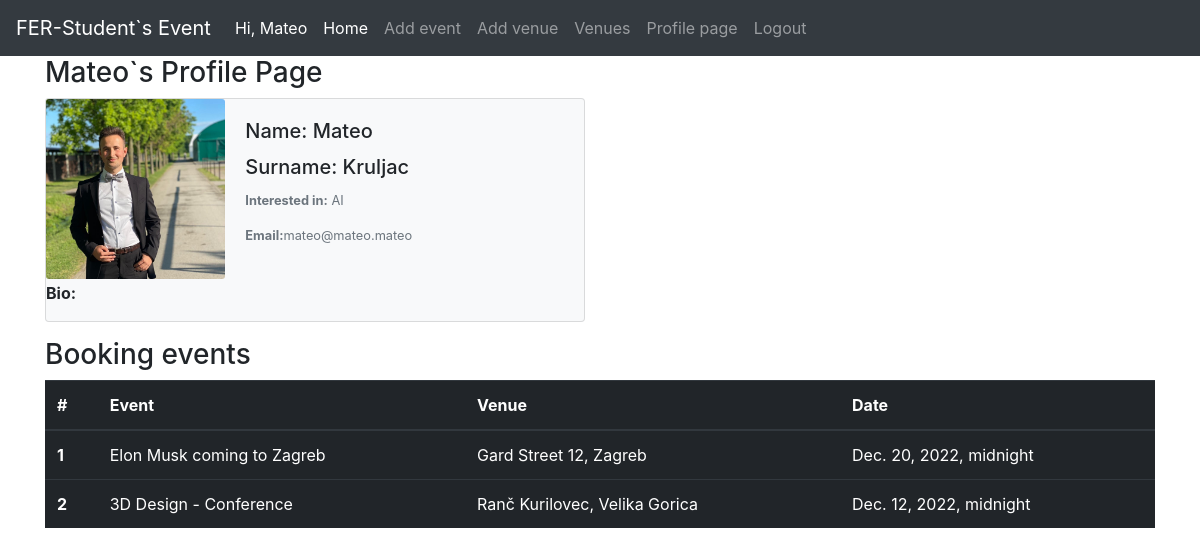
Screenshot of /members/student-profile/5 (signed in) with the database file from the repository.
### events/models.py (models this page shows, shortened)
class Student(models.Model):
    student_user = models.OneToOneField(User,on_delete = models.CASCADE,null = True)
    student_image = models.ImageField("Image",blank = True,upload_to = "images/")
    student_tag = models.ManyToManyField(Tag,related_name = "student_tag")
    student_bio = RichTextField(blank = True)
    student_linkedin = models.URLField("Linkedin URL",blank = True)

class Tag(models.Model):
    name = models.CharField("Tag name",max_length = 100)
    def __str__(self):
        return self.name

class Event(models.Model):
    event_title = models.CharField("Title",max_length = 100,blank = False,null = False)
    event_venue = models.ForeignKey(Venue,on_delete = models.CASCADE)
    event_started = models.TimeField("Start",blank = False,null = False)
    event_tag = models.ManyToManyField(Tag,related_name = "tags_for_event",blank = True,null = True)
    event_ended = models.TimeField("End",blank = True,null = True)
    event_date = models.DateTimeField("Date",blank = False)
    event_capacitety = models.IntegerField(blank = False)
    event_description =RichTextField()
    event_manager = models.ForeignKey(User,on_delete = models.CASCADE)
    event_booking = models.ManyToManyField(User,related_name = "booking_event", blank = True)
    event_website = models.URLField("URL",max_length = 100,blank = True,null = True)
    event_email = models.EmailField("Email",blank = False)

class Venue(models.Model):
    venue_name = models.CharField("Venue",max_length = 120,blank = False)
    venue_address = models.CharField(max_length = 120,blank = False)
    venue_owner = models.ForeignKey(User,on_delete = models.CASCADE)
    def __str__(self):
        return f"{self.venue_address}, {self.venue_name}"

### members/views.py (the view)
# urls.py: path("student-profile/<student_id>",views.user_profile_page,name ="profile_page"),
def user_profile_page (request,student_id):
    student  = Student.objects.get(pk = request.user.student.id)
    events = Event.objects.filter(event_booking = request.user.student.student_user.id)
    return render(request,"members/student_page.html",{"student":student,"events":events})

### templates/members/student_page.html (shortened to what this page needs)
{% extends 'core/base.html' %}
{% load static %}
{% block content %}
  <h3>{{ user.username|title}}`s Profile Page</h3>
<div class="card mb-3 bg-light" style="max-width: 540px;">
    <div class="row no-gutters">
      <div class="col-md-4">
        {% if request.user.student.student_image %}
        <img  src="{{ request.user.student.student_image.url }}"
          class="card-img">
         {% else %}
        <img  src="{% static 'events/img/user.png' %}"
          class= "card-img" >
          {% endif %}
      </div>
      <div class="col-md-8">
        <div class="card-body">
          <h5 class="card-title">Name: {{ user.first_name }}</h5>
          <h5 class="card-title">Surname: {{ user.last_name }}</h5>
          <div class="small text-muted">
            <p><b>Interested in:</b>
              {%for tag in user.student.student_tag.all %}
              {{tag}}
              {% endfor %}
            </p>
            <p><b>Email:</b>{{user.email}}</p>
          </div>
        </div>
      </div>
    </div>
    <p><b>Bio:</b>{{request.user.student.student_bio|safe}}</p>
  </div>
<h3>Booking events</h3>
{% if events %}
<table class="table table-hover table-dark">
  <thead>
    <tr>
      <th scope="col">#</th>
      <th scope="col">Event</th>
      <th scope="col">Venue</th>
      <th scope="col">Date</th>
    </tr>
  </thead>
  <tbody>
  {% for event in events %}
    <tr>
      <th scope="row">{{forloop.counter}}</th>
      <td>{{event.event_title}}</td>
      <td>{{event.event_venue}}</td>
      <td>{{event.event_date}}</td>
    </tr>
  {% endfor %}
  </tbody>
</table>
{% else %}
You have not booked any events. If you want, <a/ href = "{% url 'all_events' %}">click here</a>
{% endif %}
{% endblock %}

### templates/core/navbar.html (shortened to what this page needs)
<nav class="navbar navbar-expand-lg navbar-dark bg-dark">
    {% if user.is_authenticated %}
    <a class="navbar-brand" href="{% url 'all_events'%}">FER-Student`s Event</a>
    <div class="collapse navbar-collapse" id="navbarSupportedContent">
      <ul class="navbar-nav mr-auto">
        <li class="nav-item active">
          <a class="nav-link" href="">Hi, {{request.user.username|title}}</a>
        </li>
        <li class="nav-item active">
          <a class="nav-link" href="{% url 'all_events' %}">Home</a>
        </li>
        <li class="nav-item">
          <a class="nav-link" href="{% url 'create_event' %}">Add event</a>
        </li>
        <li class="nav-item">
          <a class="nav-link" href="{% url 'create_venue' %}">Add venue</a>
        </li>
        <li class="nav-item">
          <a class="nav-link" href="{% url 'all_venues' %}">Venues</a>
        </li>
        {% if request.user.student.id %}
        <li class="nav-item">
          <a class="nav-link" href="{% url 'profile_page'  request.user.student.id %}">Profile page</a>
        </li>
        {% endif %}
        <li class="nav-item">
          <a class="nav-link" href="{% url 'logout_user' %}">Logout</a>
        </li>
        {% endif %}
    </div>
  </nav>

### rows the page displays
Tag: name "AI"
Event: event_title "Elon Musk coming to Zagreb", event_venue "Gard Street 12, Zagreb", event_date "Dec. 20, 2022, midnight"
Event: event_title "3D Design - Conference", event_venue "Ranč Kurilovec, Velika Gorica", event_date "Dec. 12, 2022, midnight"

### other values shown
{{ request.user.username|title }} "Mateo"
{{ user.username|title }} "Mateo"
{{ user.first_name }} "Mateo"
{{ user.last_name }} "Kruljac"
{{ user.email }} "mateo@mateo.mateo"
